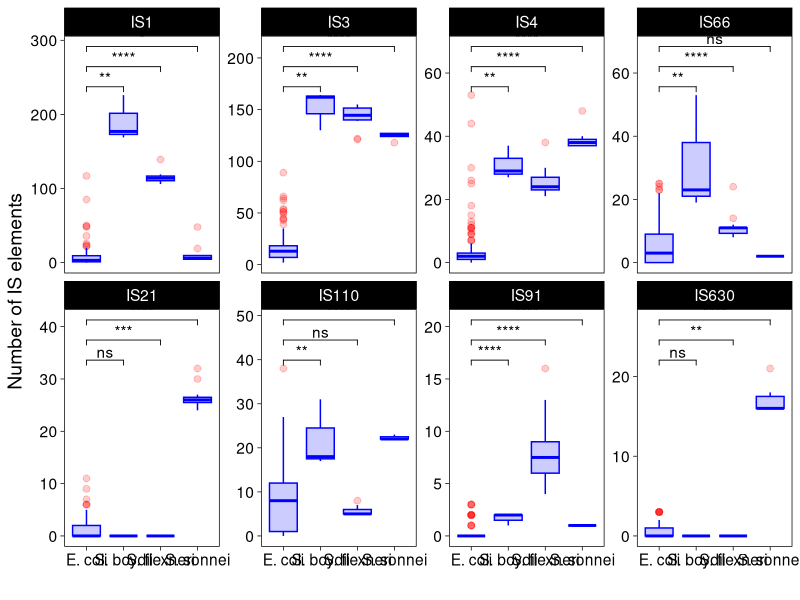
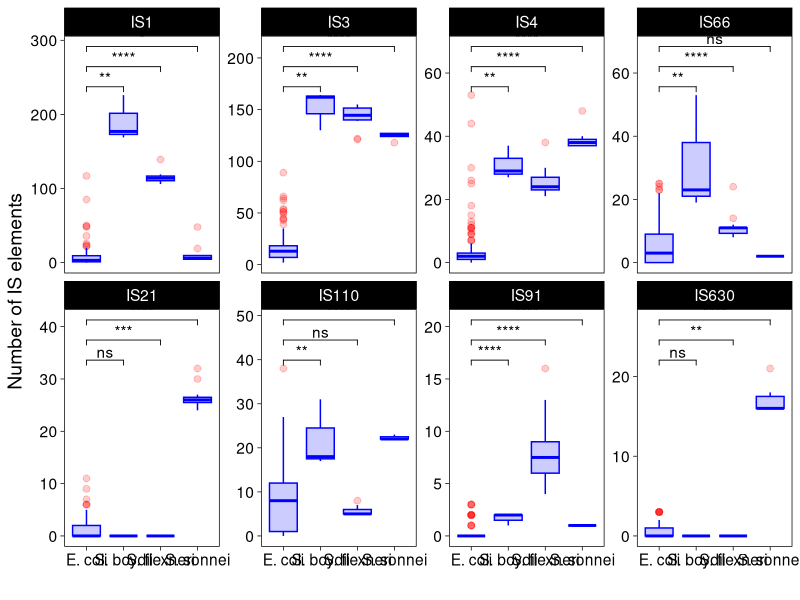

The R script that drew these images, in order:
## Import dependencies
library(tidyverse)
library(reshape2)
library(stringr)
library(ggpubr)

## Import ISsaga data for B1 phylogroup
IS_families <- as.data.frame(read.csv("../Data/B1_IS_elements_selected.csv", stringsAsFactors = F))
colnames(IS_families)[1] <- "strain"

## Import labels and map assembly names to strains
labels <- as.data.frame(read.csv("../Results/Trees/labels.txt", skip = 6, sep = "\t", row.names = 1, header=F, colClasses = c("character")))
IS_families$strain <- labels[IS_families$strain,]

## Melt to plot later
melted_f <- melt(IS_families,id.vars = "strain")
melted_f$species <- melted_f$strain %>%
  str_replace_all(c("Shigella"="S.", "Escherichia" = "E.")) %>%
  word(1, 2, " ")
melted_f$value <- as.numeric(melted_f$value)

## Change levels for a pretty plot
melted_f$variable <- factor(melted_f$variable, levels = c("IS1", "IS3", "IS4", "IS66", "IS21", "IS110", "IS91", "IS630"))

## Add comparisons
my_comparisons <- list( c("E. coli", "S. boydii"), 
                        c("E. coli", "S. flexneri"), 
                        c("E. coli", "S. sonnei") )

## Plot
ggplot(melted_f, aes(x=species, y=value)) +
  geom_boxplot(
    outlier.colour="red",
    outlier.fill="red",
    outlier.size=2,
    # custom boxes
    color="blue",
    fill="blue",
    alpha=0.2,
  ) +
  
  facet_wrap(~variable, scales = "free_y", ncol=4) +
  xlab("") +
  
  stat_compare_means(comparisons = my_comparisons, label = "p.signif", ) +
  
  ylab("Number of IS elements") +
  theme_linedraw() +
  theme(
    panel.grid.major = element_blank(), 
    panel.grid.minor = element_blank(),
    text = element_text(size = 14)
    )

## Save the plot
ggsave("<Name>.png", device = "png", dpi = 720, width = 14, height = 9)

